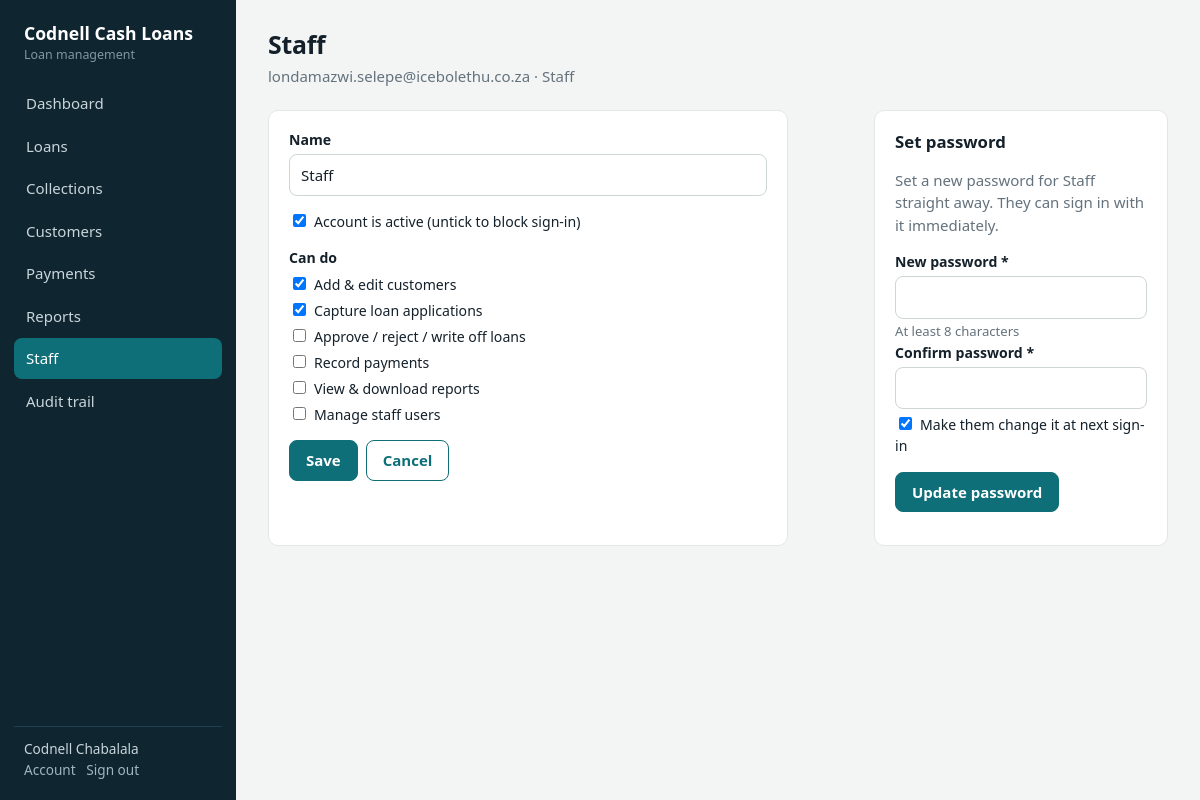
Screenshot of /users/2 (signed in) with the database file from the repository.
### models.py (models this page shows, shortened)
class User(UserMixin, db.Model):
    id = db.Column(db.Integer, primary_key=True)
    email = db.Column(db.String(120), unique=True, nullable=False)
    name = db.Column(db.String(80), nullable=False, default='')
    password_hash = db.Column(db.String(255), nullable=False)
    role = db.Column(db.String(20), default='staff')          # owner | staff
    permissions = db.Column(db.Text, default='')
    active = db.Column(db.Boolean, default=True)
    must_change = db.Column(db.Boolean, default=False)
    created_at = db.Column(db.DateTime, default=datetime.utcnow)
    @property
    def is_active(self):
        return bool(self.active)
    def can(self, perm):
        return self.active and (self.role == 'owner' or perm in (self.permissions or '').split(','))
    @property
    def is_owner(self):
        return self.role == 'owner'
    @property
    def display(self):
        return self.name or self.email

### app.py (the view, shortened to what this page needs)
@app.route('/users/<int:uid>', methods=['GET', 'POST'])
@need('users')
def user_edit(uid):
    u = db.get_or_404(User, uid)
    if u.role == 'owner' and current_user.id != u.id:
        flash("The owner account can't be changed by others.", 'error')
        return redirect(url_for('users'))
    return render_template('user_edit.html', u=u)

### app.py (called while the page is built)
@login_manager.user_loader
def load_user(uid):
    return db.session.get(User, int(uid))

def csrf_token():
    if '_csrf' not in session:
        session['_csrf'] = secrets.token_hex(16)
    return session['_csrf']

@app.before_request
def guard():
    if request.method == 'POST':
        if not session.get('_csrf') or session['_csrf'] != request.form.get('_csrf'):
            abort(400, 'Your session expired. Go back, refresh the page and try again.')
    if (current_user.is_authenticated and current_user.must_change
            and request.endpoint not in ('profile', 'logout', 'static')):
        return redirect(url_for('profile'))

def need(perm=None):
    def deco(f):
        @wraps(f)
        @login_required
        def inner(*a, **k):
            if perm and not current_user.can(perm):
                flash("You don't have access to that page.", 'error')
                return redirect(url_for('dashboard'))
            return f(*a, **k)
        return inner
    return deco

### templates/user_edit.html (shortened to what this page needs)
{% extends 'base.html' %}{% from '_m.html' import csrf, field %}{% set page = 'users' %}{% block title %}Edit staff{% endblock %}
{% block content %}
<div class="top"><div><h1>{{ u.display }}</h1><div class="sub">{{ u.email }} &middot; {% if u.role == 'owner' %}Owner - full access{% else %}Staff{% endif %}</div></div></div>
<div class="cols">
<form class="card" method="post" style="max-width:520px">{{ csrf() }}{{ field('Name', 'name', u.name) }}<p></p>
{% if u.role != 'owner' %}<label class="chk"><input type="checkbox" name="active" {{ 'checked' if u.active }}>Account is active (untick to block sign-in)</label>
<p><label>Can do</label>{% for k, label in PERMS %}<label class="chk"><input type="checkbox" name="perms" value="{{ k }}" {{ 'checked' if k in (u.permissions or '').split(',') }}>{{ label }}</label>{% endfor %}</p>{% endif %}
<p class="row-actions"><button class="btn">Save</button><a class="btn ghost" href="{{ url_for('users') }}">Cancel</a></p></form>
{% if current_user.is_owner %}
<form class="card" method="post" action="{{ url_for('user_password', uid=u.id) }}" style="max-width:520px">{{ csrf() }}
<h2>Set password</h2>
{% if u.id == current_user.id %}
<p class="mut">You are changing your own password here. For security, prefer
<a href="{{ url_for('profile') }}">your account page</a>, which asks for your current password.</p>
{% else %}
<p class="mut">Set a new password for {{ u.display }} straight away. They can sign in with it immediately.</p>
{% endif %}
{{ field('New password', 'password', '', 'password', True, 'At least 8 characters') }}
{{ field('Confirm password', 'password_confirm', '', 'password', True) }}
{% if u.id != current_user.id %}
<label class="chk"><input type="checkbox" name="force_change" checked>Make them change it at next sign-in</label>
{% endif %}
<p class="row-actions"><button class="btn">Update password</button></p></form>
{% endif %}
</div>{% endblock %}

### templates/base.html (shortened to what this page needs)
<!doctype html>
<html lang="en"><head><meta charset="utf-8"><meta name="viewport" content="width=device-width,initial-scale=1">
<link rel="stylesheet" href="{{ url_for('static', filename='style.css') }}"></head>
<body class="{{ '' if current_user.is_authenticated else 'bare' }}">
{% if current_user.is_authenticated %}
<aside class="side">
  <div class="brand">{{ COMPANY }}<small>Loan management</small></div>
  <nav>
    {% set items = [('dashboard','Dashboard','dashboard',None),('loans','Loans','loans',None),('collections','Collections','collections',None),
      ('customers','Customers','customers',None),('payments','Payments','payments','payments'),('reports','Reports','reports','reports'),('users','Staff','users','users'),
      ('audit','Audit trail','audit','@owner')] %}
    {% for ep, label, key, perm in items %}{% if not perm or (perm == '@owner' and current_user.is_owner) or (perm != '@owner' and current_user.can(perm)) %}
    <a href="{{ url_for(ep) }}" class="{{ 'on' if page == key else '' }}">{{ label }}</a>{% endif %}{% endfor %}
  </nav>
  <div class="me">{{ current_user.display }}<br><a href="{{ url_for('profile') }}">Account</a> &nbsp;
    <form method="post" action="{{ url_for('logout') }}" style="display:inline"><input type="hidden" name="_csrf" value="{{ csrf_token() }}"><button>Sign out</button></form></div>
</aside>
<main class="main"><label for="nav-toggle" class="menu" aria-label="Menu">&#9776;</label>
{% else %}<main>{% endif %}
{% block content %}{% endblock %}
</main>
</body></html>

### templates/_m.html (shortened to what this page needs)
{% macro field(label, name, value='', type='text', req=False, hint='', extra='') %}
<div><label for="{{ name }}">{{ label }}{% if req %} *{% endif %}</label>
<input id="{{ name }}" name="{{ name }}" type="{{ type }}" value="{{ value if value is not none else '' }}" {% if req %}required{% endif %} {{ extra|safe }}>
{% if hint %}<div class="hint">{{ hint }}</div>{% endif %}</div>
{% endmacro %}

### static/style.css (style rules this page uses)
:root { --bg:#f3f5f4;--card:#fff;--ink:#14212b;--mut:#64727d;--line:#e2e7e5;--pri:#0e6f78;--pri-d:#0a555c;--pri-l:#dff0f1;--side:#0f2530; --ok:#1b8a5a;--ok-l:#dcf3e8;--warn:#b7791f;--warn-l:#fdf0d5;--bad:#c0392b;--bad-l:#fbe3df;--gray-l:#e9eceb;--r:10px }
* { box-sizing:border-box }
body { margin:0;background:var(--bg);color:var(--ink);font:15px/1.5 "Segoe UI",system-ui,-apple-system,Roboto,sans-serif }
a { color:var(--pri);text-decoration:none }
h1 { font-size:1.55rem;margin:0;letter-spacing:-.01em }
h2 { font-size:1.05rem;margin:0 0 .8rem }
.side { position:fixed;inset:0 auto 0 0;width:236px;background:var(--side);color:#c9d6dc;padding:20px 14px;display:flex;flex-direction:column;z-index:20;transition:transform .2s }
.brand { color:#fff;font-weight:700;font-size:1.1rem;padding:0 10px 18px }
.brand small { display:block;color:#7f98a3;font-weight:400;font-size:.78rem }
.side nav a { display:block;color:#c9d6dc;padding:9px 12px;border-radius:8px;margin-bottom:2px }
.side nav a.on { background:var(--pri);color:#fff }
.me { margin-top:auto;border-top:1px solid #20404f;padding:12px 10px 0;font-size:.85rem }
.me a,.me button { color:#9fb6c1;background:none;border:0;padding:0;font:inherit;cursor:pointer }
.main { margin-left:236px;padding:26px 32px 60px;max-width:1240px }
.top { display:flex;justify-content:space-between;align-items:center;gap:12px;margin-bottom:22px;flex-wrap:wrap }
.top .sub { color:var(--mut);margin-top:2px }
.card { background:var(--card);border:1px solid var(--line);border-radius:var(--r);padding:18px 20px;margin-bottom:18px }
.cols { display:grid;grid-template-columns:2fr 1fr;gap:18px }
.btn { display:inline-block;background:var(--pri);color:#fff;border:1px solid var(--pri);padding:8px 16px;border-radius:8px;font:inherit;font-weight:600;cursor:pointer }
.btn.ghost { background:#fff;color:var(--pri) }
.mut { color:var(--mut) }
label { display:block;font-weight:600;font-size:.88rem;margin-bottom:4px }
input,select,textarea { width:100%;padding:9px 11px;border:1px solid #cdd6d3;border-radius:8px;font:inherit;background:#fff;color:var(--ink) }
input[type=checkbox] { width:auto;margin-right:8px }
.chk { font-weight:400;display:block;margin:5px 0 }
.hint { color:var(--mut);font-size:.82rem;margin-top:3px }
.row-actions { display:flex;gap:8px;flex-wrap:wrap;align-items:center }

### rows the page displays
User: display "Codnell Chabalala"
User: display "Staff", email "londamazwi.selepe@icebolethu.co.za", name "Staff"

### other values shown
{{ COMPANY }} "Codnell Cash Loans"
{{ label }} "Dashboard" "Loans" "Collections" "Customers" "Payments" "Reports" "Staff" "Audit trail"
{{ label }} "Name New password Confirm password"
{{ label }} "Add & edit customers" "Capture loan applications" "Approve / reject / write off loans" "Record payments" "View & download reports" "Manage staff users"
{{ hint }} "At least 8 characters"
